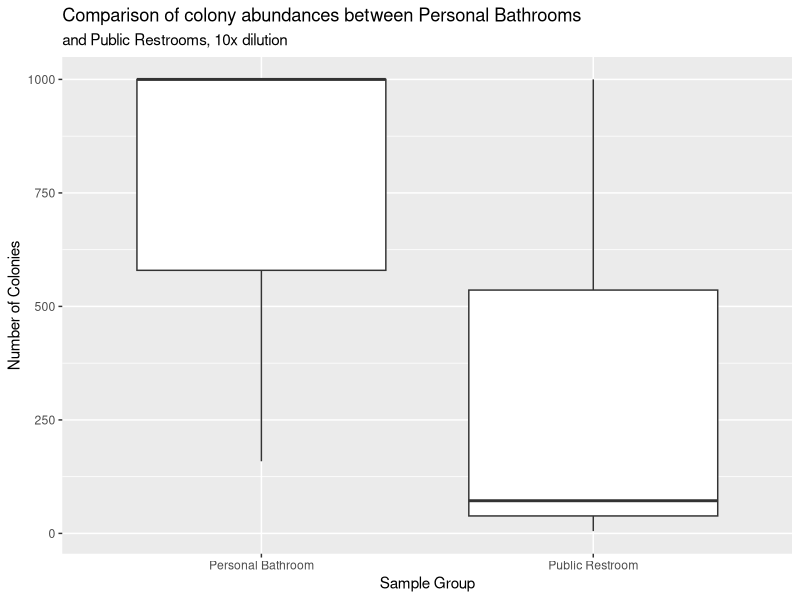
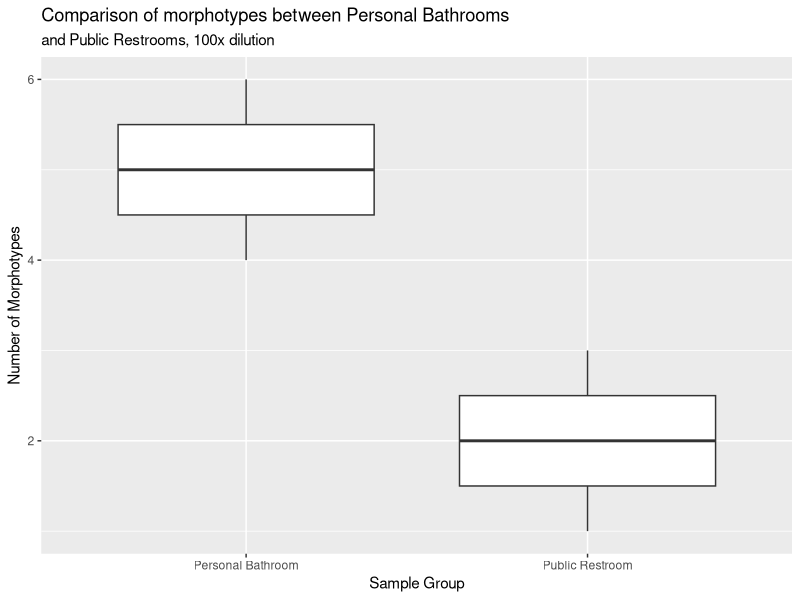

The R script that drew these images, in order:
## ---- chunk 1
knitr::opts_chunk$set(echo = FALSE, message = FALSE, warning = FALSE)
## ---- chunk 2
# Load packages for analysis
library("ggplot2")
library("dplyr")
library("tidyr")
library("readr")
library("broom")
library("knitr")
## ---- chunk 3
# read in the culture data from csv
culture_data <- read_csv(
  "data/raw_data/raw_culture_count_data/BIOL422_culturing_data.csv")
## ---- chunk 4
# filter out only my 100x dilutions and make a boxplot
culture_data %>%
  filter(student_name == "Adelle Sumabat") %>%
  filter(dilution_1_10_or_100 == "10") %>%
  ggplot(aes(x = sample_group,
             y = number_of_colonies)) +
  geom_boxplot() +
  ggtitle("Comparison of colony abundances between Personal Bathrooms",
                "and Public Restrooms, 10x dilution") +
  xlab("Sample Group") +
  ylab("Number of Colonies")
## ---- chunk 5
# run a statistical test to compare the two groups of abundances
culture_data %>%
  filter(student_name == "Adelle Sumabat") %>%
  filter(dilution_1_10_or_100 == "10") %>%
  wilcox.test(data = .,
              number_of_colonies ~ sample_group) %>%
  broom::glance(x = .) %>%
  knitr::kable()
## ---- chunk 6
# filter out only my 100x dilutions and make a boxplot
culture_data %>%
  filter(student_name == "Adelle Sumabat") %>%
  filter(dilution_1_10_or_100 == "100") %>%
  ggplot(aes(x = sample_group,
             y = as.numeric(number_of_morphotypes))) +
  geom_boxplot() +
  ggtitle("Comparison of morphotypes between Personal Bathrooms",
                "and Public Restrooms, 100x dilution") +
  xlab("Sample Group") +
  ylab("Number of Morphotypes")
## ---- chunk 7
# run a statistical test to compare the two groups of abundances
culture_data %>%
  filter(student_name == "Adelle Sumabat") %>%
  filter(dilution_1_10_or_100 == "100") %>%
  wilcox.test(data = .,
              as.numeric(number_of_morphotypes) ~ sample_group) %>%
  broom::glance(x = .) %>%
  knitr::kable()
